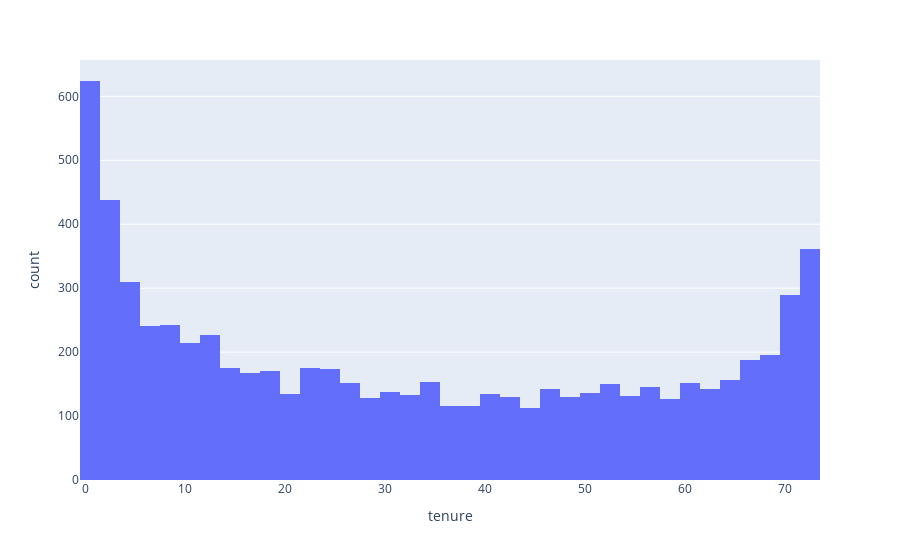

Source (notebook cell):
### Code cell
fig2 = px.histogram(df, x="tenure")
fig2.show()

### Figure 1 — Plotly figure (JSON) as saved in the notebook; plotly's stock layout.template omitted (floating-point values rounded to 4 significant figures; data arrays with more than 128 entries replaced by an {"elided": "..."} marker saying what was removed)
{"data": [{"bingroup": "x", "hovertemplate": "tenure=%{x}<br>count=%{y}<extra></extra>", "legendgroup": "", "marker": {"color": "#636efa", "pattern": {"shape": ""}}, "name": "", "orientation": "v", "showlegend": false, "type": "histogram", "x": {"elided": "7043 int values"}, "xaxis": "x", "yaxis": "y"}], "layout": {"barmode": "relative", "legend": {"tracegroupgap": 0}, "margin": {"t": 60}, "xaxis": {"anchor": "y", "domain": [0, 1], "title": {"text": "tenure"}}, "yaxis": {"anchor": "x", "domain": [0, 1], "title": {"text": "count"}}}}
